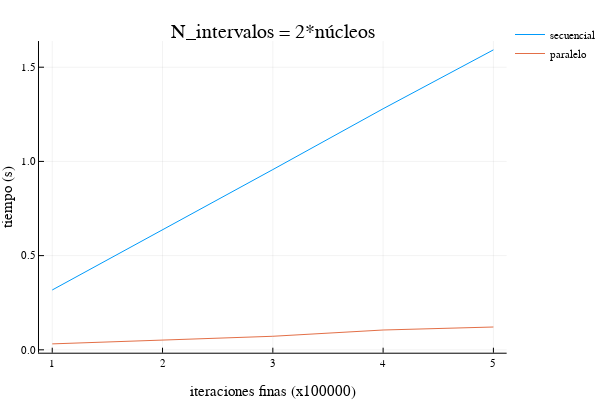

The notebook cell this image was saved under:
### Code cell
plotly()
plot(time_array,  time_32, label = ["secuencial" "paralelo"], title = "N_intervalos = 2*núcleos", xlabel="iteraciones finas (x100000)", ylabel="tiempo (s)")

### Figure 1 — Plotly figure (JSON) as saved in the notebook; plotly's stock layout.template omitted (floating-point values rounded to 4 significant figures)
{"data": [{"colorbar": {"title": ""}, "legendgroup": "secuencial", "line": {"color": "rgba(0, 154, 250, 1.000)", "dash": "solid", "shape": "linear", "width": 1}, "mode": "lines", "name": "secuencial", "showlegend": true, "type": "scatter", "x": [1, 2, 3, 4, 5], "xaxis": "x1", "y": [0.3176, 0.6351, 0.9567, 1.28, 1.592], "yaxis": "y1", "zmax": null, "zmin": null}, {"colorbar": {"title": ""}, "legendgroup": "paralelo", "line": {"color": "rgba(227, 111, 71, 1.000)", "dash": "solid", "shape": "linear", "width": 1}, "mode": "lines", "name": "paralelo", "showlegend": true, "type": "scatter", "x": [1, 2, 3, 4, 5], "xaxis": "x1", "y": [0.03149, 0.0506, 0.07191, 0.1052, 0.1211], "yaxis": "y1", "zmax": null, "zmin": null}], "layout": {"annotations": [{"font": {"color": "rgba(0, 0, 0, 1.000)", "family": "sans-serif", "size": 20}, "rotation": 0, "showarrow": false, "text": "N_intervalos = 2*núcleos", "x": 0.535, "xanchor": "center", "xref": "paper", "y": 1, "yanchor": "top", "yref": "paper"}], "height": 400, "legend": {"bgcolor": "rgba(255, 255, 255, 1.000)", "bordercolor": "rgba(0, 0, 0, 1.000)", "font": {"color": "rgba(0, 0, 0, 1.000)", "family": "sans-serif", "size": 11}, "tracegroupgap": 0, "x": 1, "y": 1}, "margin": {"b": 20, "l": 0, "r": 0, "t": 20}, "paper_bgcolor": "rgba(255, 255, 255, 1.000)", "plot_bgcolor": "rgba(255, 255, 255, 1.000)", "showlegend": true, "width": 600, "xaxis": {"anchor": "y1", "domain": [0.07647, 0.9934], "gridcolor": "rgba(0, 0, 0, 0.100)", "gridwidth": 0.5, "linecolor": "rgba(0, 0, 0, 1.000)", "mirror": false, "range": [0.88, 5.12], "showgrid": true, "showline": true, "showticklabels": true, "tickangle": 0, "tickcolor": "rgb(0, 0, 0)", "tickfont": {"color": "rgba(0, 0, 0, 1.000)", "family": "sans-serif", "size": 11}, "tickmode": "array", "ticks": "inside", "ticktext": ["1", "2", "3", "4", "5"], "tickvals": [1, 2, 3, 4, 5], "title": "iteraciones finas (x100000)", "titlefont": {"color": "rgba(0, 0, 0, 1.000)", "family": "sans-serif", "size": 15}, "type": "-", "visible": true, "zeroline": false, "zerolinecolor": "rgba(0, 0, 0, 1.000)"}, "yaxis": {"anchor": "x1", "domain": [0.07581, 0.9415], "gridcolor": "rgba(0, 0, 0, 0.100)", "gridwidth": 0.5, "linecolor": "rgba(0, 0, 0, 1.000)", "mirror": false, "range": [-0.01533, 1.639], "showgrid": true, "showline": true, "showticklabels": true, "tickangle": 0, "tickcolor": "rgb(0, 0, 0)", "tickfont": {"color": "rgba(0, 0, 0, 1.000)", "family": "sans-serif", "size": 11}, "tickmode": "array", "ticks": "inside", "ticktext": ["0.0", "0.5", "1.0", "1.5"], "tickvals": [0, 0.5, 1, 1.5], "title": "tiempo (s)", "titlefont": {"color": "rgba(0, 0, 0, 1.000)", "family": "sans-serif", "size": 15}, "type": "-", "visible": true, "zeroline": false, "zerolinecolor": "rgba(0, 0, 0, 1.000)"}}}
